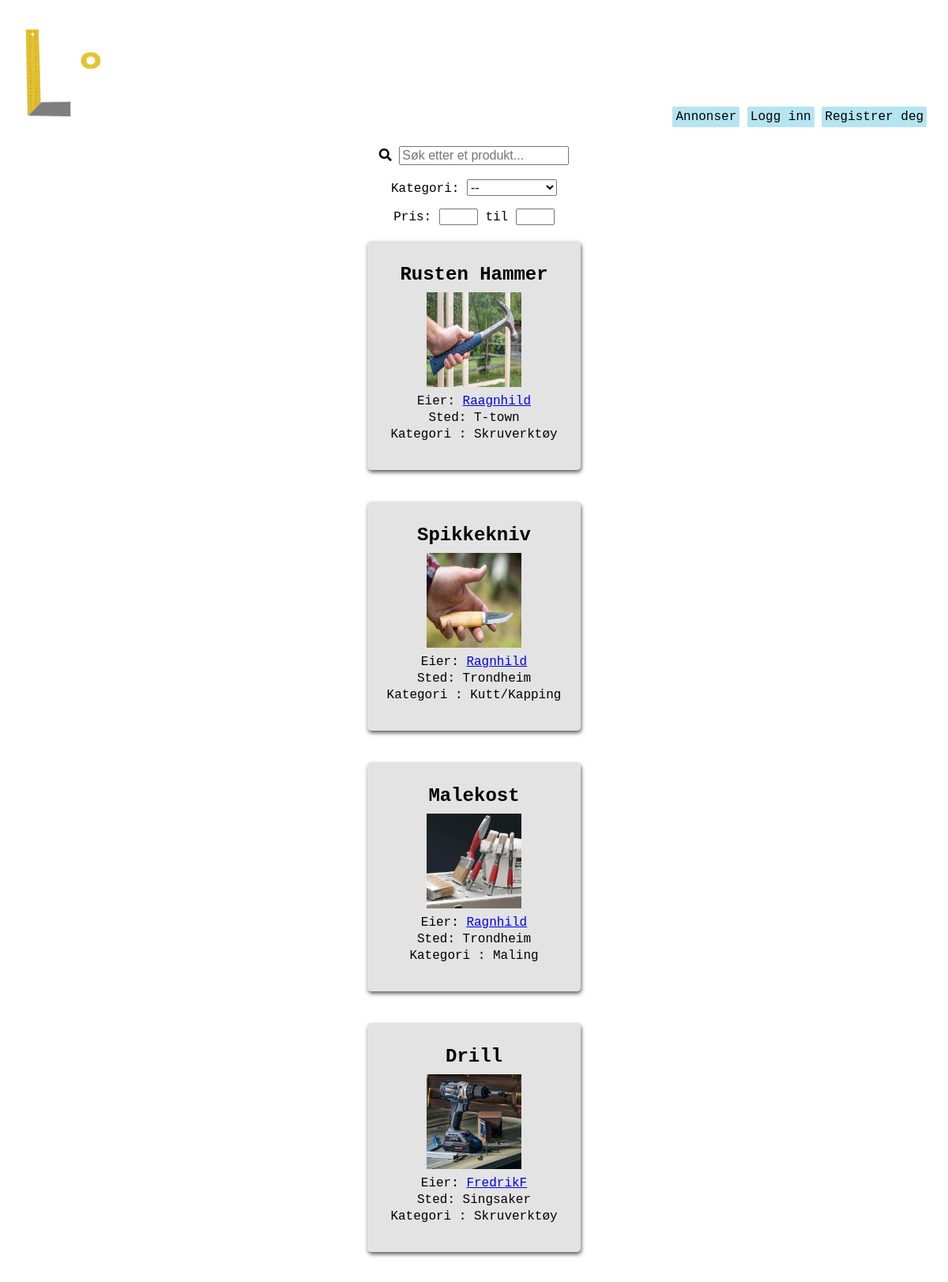
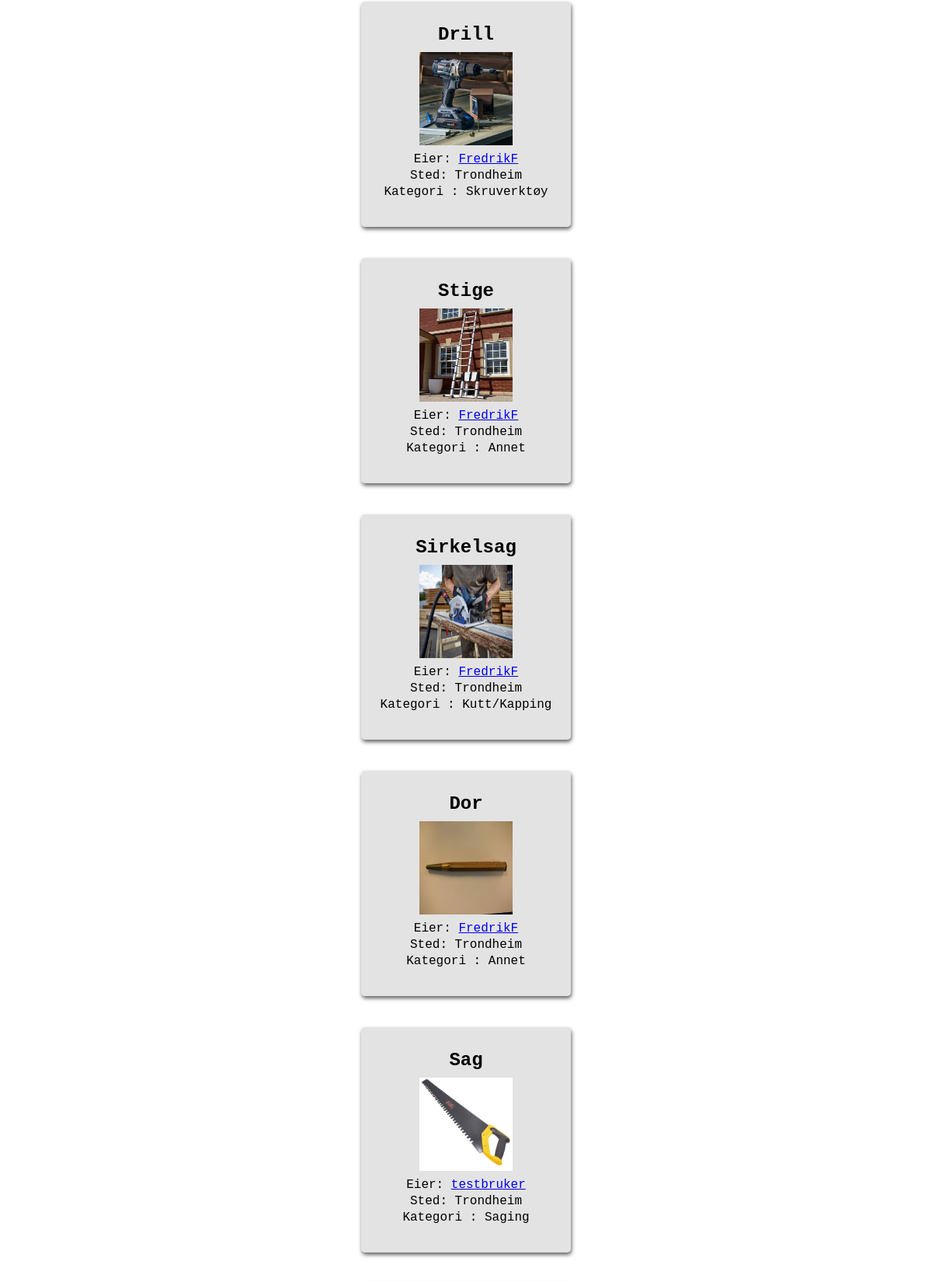
The app's page /homepage/listing/overview (upper part) with its own data (2 pictures, top to bottom).
### homepage/models.py (models this page shows, shortened)
class Listing(models.Model):
    owner = models.ForeignKey(User, verbose_name = 'User', on_delete=models.CASCADE, null=True) #user burde kanskje endres til settings.AUTH_USER_MODEL. må i så fall django.conf import settings
    title = models.CharField(max_length=50, verbose_name="Tittel")
    image = models.ImageField(upload_to='images/', null=True)
    loaned = models.BooleanField(default=False, verbose_name="Utlånt?")
    price = models.PositiveSmallIntegerField(verbose_name='Pris', default=0)
    location = models.CharField(max_length=100, verbose_name="Sted") #burde kanskje være annet enn CharField. Gjør det vanskelig å sortere etter denne attributten
    description = models.TextField(verbose_name="Beskrivelse")
    SW = 1
    PT = 2
    WD = 3
    CT = 4
    SV = 5
    BO = 6
    OT = 7
    CATEGORY_CHOICES = (
        (SW, 'Saging'),
        (PT, 'Maling'),
        (WD, 'Sveising'),
        (CT, 'Kutt/Kapping'),
        (SV, 'Skruverktøy'),
        (BO, 'Slagverktøy'),
        (OT, 'Annet'),
    )
    category = models.PositiveSmallIntegerField(
        choices = CATEGORY_CHOICES,
        default = OT,
        verbose_name="Kategori",
    )

### homepage/views.py (the view, shortened to what this page needs)
# urls.py: path('listing/overview', views.listing_overview, name='listing_overview'),
def listing_overview(request):
    ctx = {}
    q = request.GET.get('q', '')
    qs = request.GET.get('qs', '')
    min_price = request.GET.get('min_price', '')
    max_price = request.GET.get('max_price', '')
    if min_price == '':
        min_price = 0
    if qs and not max_price:
        searchedListings = Listing.objects.filter(Q(title__icontains=q) | Q(location__icontains=q), category=qs, price__range=(min_price, 9999))
    elif qs and max_price:
        searchedListings = Listing.objects.filter(Q(title__icontains=q) | Q(location__icontains=q), category=qs, price__range=(min_price, max_price))
    elif not qs and not max_price:
        searchedListings = Listing.objects.filter(Q(title__icontains=q) | Q(location__icontains=q), price__range=(min_price, 9999))
    elif not qs and max_price:
        searchedListings = Listing.objects.filter(Q(title__icontains=q) | Q(location__icontains=q), price__range=(min_price, max_price))
    else:
        searchedListings = Listing.objects.filter(Q(title__icontains=q) | Q(location__icontains=q))
    ctx["searchedListings"] = searchedListings
    does_req_accept_json = request.accepts("application/json")
    is_ajax_request = request.headers.get("x-requested-with") == "XMLHttpRequest" and does_req_accept_json
    return render(request, 'homepage/listing_overview.html', context=ctx)

### homepage/templates/homepage/listing_overview.html (shortened to what this page needs)
{% extends "users/base.html" %}
{% block content %}
    <div>
        <div>
            <form action="" method="GET">
                <i id="search-icon" class="fas fa-search"></i>
                <input id="user-input" type="text" placeholder="Søk etter et produkt..." name="q" style="font-size: 16px;">
                <br>
                <br>
                <label>Kategori: </label>
                <select id="category-choice" name="qs" style="font-size: 16px;">
                    <option value="">--</option>
                </select>
                <label>Pris: </label>
                <input type="text" id="min-price" min="0" name="min_price" maxlength="4" size="3" >
                til <input type="text" id="max-price" name="max_price" maxlength="4" size="3">
            </form>
        </div>
        <div id="replaceable-content">
            {% include 'listing_overview_partial.html' %}
        </div>
    </div>
{% endblock content %}

### homepage/templates/homepage/listing_overview_partial.html
{% if searchedListings %}
    {% for listing in searchedListings %}
        <div class="listingDIV">
            <a href="{% url 'homepage:listing' listing_id=listing.id %}" class="listingLink">invisible link!</a>
            <div class="listingContent">
                <h2>{{listing.title}}</h2>
                <div class="listingImg">
                    <img src="{{listing.image.url}} " width="120px" height="120px" />
                </div>
                <p>Eier:   <a href="{% url 'users:profile' listing.owner %}">  <a href="{% url 'users:profile' listing.owner %}">{{listing.owner}}</a> </a> </p>
                <p>Sted: {{listing.location}}</p>
                <p>Kategori : {{listing.get_category_display}}</p>
                <br>
            </div>
        </div>
    {% endfor %}
{% else %}
        <p>Ingen resultater</p>
{% endif %}

### users/static/stylish.css (style rules this page uses)
.bg { margin: 0px; background-image: url("../static/img/standinBG2_r.jpg"); background-size: cover; height: 100%; min-height: 100vh; font-family: 'Courier New', Courier, monospace; }
.listingDIV { background-color: rgba(218, 218, 218, 0.737); box-shadow: 1px 3px 5px rgba(63, 63, 63, 0.813); padding: 20px; margin: 20px; border-radius: 5px; display: inline-block; width: 230px; height: 250px; line-height: 5px; text-align: left; }
.listingLink { color: transparent; position: absolute; width: inherit; height: inherit; line-height: normal; }
.listingImg { display: inline-block; height: 120px; width: 120px; }
.listingContent { text-align: center; }

### records on screen
Listing: title "Rusten Hammer", image (picture), owner "Raagnhild", location "T-town", category "Skruverktøy"
Listing: title "Spikkekniv", image (picture), owner "Ragnhild", location "Trondheim", category "Kutt/Kapping"
Listing: title "Malekost", image (picture), owner "Ragnhild", location "Trondheim", category "Maling"
Listing: title "Drill", image (picture), owner "FredrikF", location "Singsaker", category "Skruverktøy"
Listing: title "Drill", image (picture), owner "FredrikF", location "Trondheim", category "Skruverktøy"
Listing: title "Stige", image (picture), owner "FredrikF", location "Trondheim", category "Annet"
Listing: title "Sirkelsag", image (picture), owner "FredrikF", location "Trondheim", category "Kutt/Kapping"
Listing: title "Dor", image (picture), owner "FredrikF", location "Trondheim", category "Annet"
Listing: title "Sag", image (picture), owner "testbruker", location "Trondheim", category "Saging"
